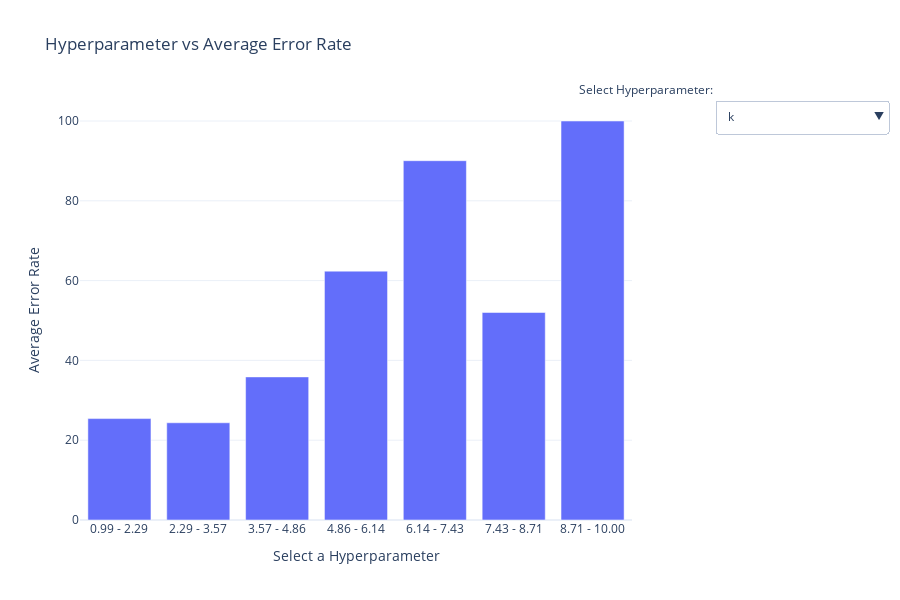

Notebook cell for this chart:
### Code cell
plot_hyperparameter_optimization_bars(
    trials_df=trials_df,
    hyperparameters=[
        "k",
        "unsupervised_lr",
        "delta",
        "p",
        "normalize_w_update",
        "project_w",
        "use_original_supervised",
    ],
)

### Figure 1 — Plotly figure (JSON) as saved in the notebook; plotly's stock layout.template omitted (floating-point values rounded to 4 significant figures)
{"data": [{"marker": {"color": "#636EFA"}, "name": "k", "type": "bar", "visible": true, "x": ["0.99 - 2.29", "2.29 - 3.57", "3.57 - 4.86", "4.86 - 6.14", "6.14 - 7.43", "7.43 - 8.71", "8.71 - 10.00"], "y": [25.42, 24.37, 35.86, 62.37, 90.05, 52.01, 100]}, {"marker": {"color": "#EF553B"}, "name": "unsupervised_lr", "type": "bar", "visible": false, "x": ["0.01 - 0.12", "0.12 - 0.23", "0.23 - 0.34", "0.34 - 0.45", "0.45 - 0.56", "0.56 - 0.66", "0.66 - 0.77"], "y": [32.28, 50.64, 36.34, 34.78, 31.16, 90.05, 100]}, {"marker": {"color": "#00CC96"}, "name": "delta", "type": "bar", "visible": false, "x": ["0.10 - 0.18", "0.18 - 0.27", "0.27 - 0.35", "0.35 - 0.44", "0.44 - 0.52", "0.52 - 0.61", "0.61 - 0.69"], "y": [36.97, 32.97, 37.68, 77.47, 90.05, 46.02, 58.11]}, {"marker": {"color": "#AB63FA"}, "name": "p", "type": "bar", "visible": false, "x": ["2.00", "3.00", "4.00", "5.00", "6.00"], "y": [37.5, 67.07, 20.52, 35.32, 61.7]}, {"marker": {"color": "#FFA15A"}, "name": "normalize_w_update", "type": "bar", "visible": false, "x": ["False", "True"], "y": [51.11, 34.69]}, {"marker": {"color": "#19D3F3"}, "name": "project_w", "type": "bar", "visible": false, "x": ["False", "True"], "y": [39.09, 59.54]}, {"marker": {"color": "#FF6692"}, "name": "use_original_supervised", "type": "bar", "visible": false, "x": ["False", "True"], "y": [36.12, 64.72]}], "layout": {"annotations": [{"align": "left", "showarrow": false, "text": "Select Hyperparameter:", "x": 1.15, "xref": "paper", "y": 1.05, "yref": "paper"}], "height": 600, "title": {"text": "Hyperparameter vs Average Error Rate"}, "updatemenus": [{"active": 0, "buttons": [{"args": [{"visible": [true, false, false, false, false, false, false]}, {"showlegend": false, "title": "k vs Average Error Rate", "xaxis": {"title": "k (Binned)"}, "yaxis": {"title": "Average Error Rate"}}], "label": "k", "method": "update"}, {"args": [{"visible": [false, true, false, false, false, false, false]}, {"showlegend": false, "title": "unsupervised_lr vs Average Error Rate", "xaxis": {"title": "unsupervised_lr (Binned)"}, "yaxis": {"title": "Average Error Rate"}}], "label": "unsupervised_lr", "method": "update"}, {"args": [{"visible": [false, false, true, false, false, false, false]}, {"showlegend": false, "title": "delta vs Average Error Rate", "xaxis": {"title": "delta (Binned)"}, "yaxis": {"title": "Average Error Rate"}}], "label": "delta", "method": "update"}, {"args": [{"visible": [false, false, false, true, false, false, false]}, {"showlegend": false, "title": "p vs Average Error Rate", "xaxis": {"title": "p Value"}, "yaxis": {"title": "Average Error Rate"}}], "label": "p", "method": "update"}, {"args": [{"visible": [false, false, false, false, true, false, false]}, {"showlegend": false, "title": "normalize_w_update vs Average Error Rate", "xaxis": {"title": "normalize_w_update"}, "yaxis": {"title": "Average Error Rate"}}], "label": "normalize_w_update", "method": "update"}, {"args": [{"visible": [false, false, false, false, false, true, false]}, {"showlegend": false, "title": "project_w vs Average Error Rate", "xaxis": {"title": "project_w"}, "yaxis": {"title": "Average Error Rate"}}], "label": "project_w", "method": "update"}, {"args": [{"visible": [false, false, false, false, false, false, true]}, {"showlegend": false, "title": "use_original_supervised vs Average Error Rate", "xaxis": {"title": "use_original_supervised"}, "yaxis": {"title": "Average Error Rate"}}], "label": "use_original_supervised", "method": "update"}], "direction": "down", "showactive": true, "x": 1.15, "xanchor": "left", "y": 1, "yanchor": "top"}], "width": 900, "xaxis": {"title": {"text": "Select a Hyperparameter"}}, "yaxis": {"title": {"text": "Average Error Rate"}}}}
